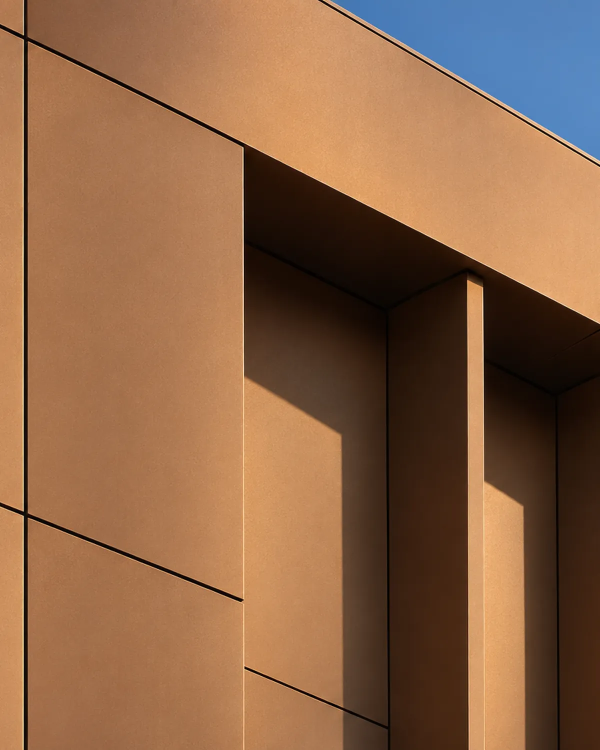
#> input picture Terucon_landingPage_2/images/disciplines/01-acp-facades.webp, 1200 x 1500 px (shown at 1/2 size); its folder holds only this picture in this run
$ python -i search.py   (imports and definitions only)
#> lines starting #> are read from the running program, lines starting #| are printed output that depends on the picture
### catalogue/terucon_catalogue/util.py
"""Small helpers shared by every stage (hashing, atomic writes, image decoding, the background asyncio loop).

# Ported from terucon-cat-1.ipynb (cell 1). Definitions are copied verbatim except where marked "PORT:".
No import-time side effects: importing this module installs nothing, configures no logging and touches no GPU.
"""
from __future__ import annotations

import asyncio
import hashlib
import io
import logging
import os
import threading
from datetime import datetime, timezone
from pathlib import Path

import cv2
import numpy as np
from PIL import Image, ImageOps

# PORT: the notebook configures a stdout handler at import; a library must not. The CLI / Modal app configure logging.
LOGGER = logging.getLogger("catalogue")


IMAGE_EXTENSIONS = {".jpg", ".jpeg", ".png", ".webp", ".bmp", ".tif", ".tiff"}


def utc_now_iso():
    return datetime.now(timezone.utc).isoformat(timespec="seconds")


def sha256_bytes(data):
    return hashlib.sha256(data).hexdigest()


# [21 lines left out: functions sha256_file, atomic_write_bytes, not called in this run]


def chunked(sequence, size):
    for start in range(0, len(sequence), size):
        yield sequence[start:start + size]


# [7 lines left out: function l2_normalize_rows, not called in this run]


def load_rgb(source):
    """Load a path / bytes / PIL image / ndarray as an EXIF-corrected uint8 RGB array."""
    if isinstance(source, np.ndarray):
        array = source
        if array.ndim == 2:
            array = np.stack([array, array, array], axis=2)
        if array.shape[2] == 4:
            array = array[:, :, :3]
        return np.ascontiguousarray(array.astype(np.uint8))
    if isinstance(source, Image.Image):
        image = source
        return np.asarray(ImageOps.exif_transpose(image).convert("RGB")).copy()
    if isinstance(source, (bytes, bytearray)):
        with Image.open(io.BytesIO(source)) as image:
            return np.asarray(ImageOps.exif_transpose(image).convert("RGB")).copy()
    with Image.open(source) as image:
        return np.asarray(ImageOps.exif_transpose(image).convert("RGB")).copy()


def resize_max_side(rgb, max_side):
#> called with max_side = 640
    height, width = rgb.shape[:2]
    longest = max(height, width)
    if longest <= max_side:
        return rgb
    scale = max_side / float(longest)
    new_size = (max(1, int(round(width * scale))), max(1, int(round(height * scale))))
    return cv2.resize(rgb, new_size, interpolation=cv2.INTER_AREA)
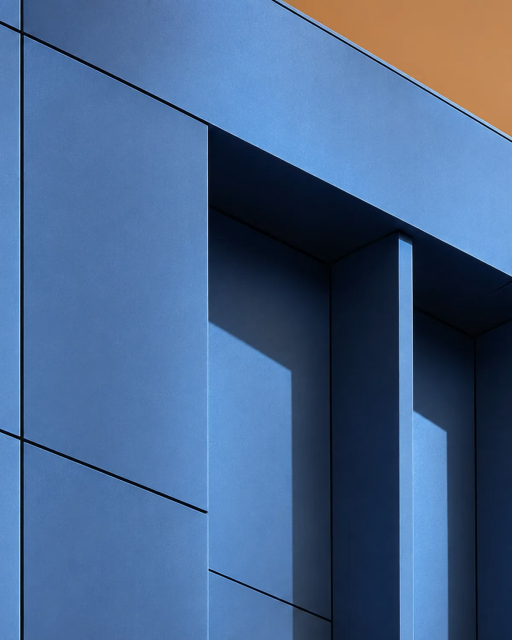
#> returned value: shape (640, 512, 3); mean of channels 0, 1, 2 140.4, 101, 72.1; drawn as B, G, R


def encode_rgb(rgb, image_format="png", jpeg_quality=95):
    buffer = io.BytesIO()
    image = Image.fromarray(rgb)
    if image_format.lower() in ("jpg", "jpeg"):
        image.save(buffer, format="JPEG", quality=jpeg_quality, subsampling=0)
    else:
        image.save(buffer, format="PNG", compress_level=6)
    return buffer.getvalue()


# [9 lines left out: function list_images, not called in this run]


class AsyncRunner:
    """One long-lived event loop on a background thread.

    Jupyter already runs its own loop, so asyncio.run() fails in a cell. Running every Gemini
    coroutine on this single loop also keeps the SDK's HTTP sessions on one loop for their lifetime.
    """

    # [19 lines left out: functions __init__, _serve, run, not called in this run]


_ASYNC_RUNNER = None


# [5 lines left out: function get_async_runner, not called in this run]

### catalogue/terucon_catalogue/search.py
"""Hybrid multi-vector retrieval over a published release: the notebook's cell 6 without FAISS and without pandas.

Ported from terucon-cat-1.ipynb (cell 6). The retrieval maths is copied verbatim: PILLAR_GROUPS, the photo preprocessing (card detection ->
perspective rectification, else an 80 % centre crop), the signal and group weights, reciprocal-rank fusion + min-max linear fusion + the hybrid
blend, the de-duplication rule, SyntheticPhoneCapture. What changes is marked "PORT:" (needed to run as a service) or "NEW:" (not in the
notebook, and unmeasured unless a docstring says otherwise):

  PORT  the index is a `release_reader.LoadedRelease` (numpy matrices from items.json + pillars/*.npy), not a SQLite store + FAISS.
        The notebook scored every item exactly below 50,000 items and only then used FAISS to pick a candidate pool; this scores every item
        exactly at any size, which is the same ranking (a flat FAISS index is an exact inner product).
  PORT  results are plain dicts (the HTTP shape of ARCHITECTURE.md section 6), not a pandas frame; no matplotlib.
  PORT  the encoder / retriever are async-native: model forward passes run in worker threads (asyncio.to_thread), Vertex / Gemini calls are
        awaited on the caller's loop, and the notebook's AsyncRunner is gone.
  NEW   `RegionSpec` / `QueryPhotoPreprocessor.prepare_region`: "point to find" (ARCHITECTURE.md section 5). Skips card detection and the centre crop.
  NEW   `photo_plan`: the search profiles (config.SEARCH_PROFILES) and the colour-only mode choose which signals are computed. In colour mode the
        neural encoders are not run at all: the notebook's `weights=` override would drop their (zero-weight) signals after computing them.
  NEW   warnings when a signal is skipped (Vertex absent, the release has no vectors for its pillar); failures of optional signals are warnings.

No import-time side effects; nothing here imports torch / transformers / google.* (the encoder bank, the Vertex manager and the Gemini
synthesizer are injected, duck-typed).
"""
from __future__ import annotations

import asyncio
import importlib
import inspect
import logging
import math
import time
from dataclasses import dataclass, field
from typing import Any, Callable, Dict, List, Mapping, Optional, Sequence, Tuple

import cv2
import numpy as np

from .config import COLOUR_ONLY_WEIGHTS, DEFAULT_SEARCH_PROFILE, SEARCH_PROFILES
from .release_reader import BadRequestError, LoadedRelease, ServiceError
from .schema import compose_search_document
from .util import encode_rgb, load_rgb, resize_max_side

LOGGER = logging.getLogger("catalogue.search")

PILLAR_GROUPS = {"dino": "dino", "siglip": "mm", "vertex_mm": "mm", "color": "color", "text": "text"}

DEFAULT_REGION_RADIUS = 0.12     # NEW: half-side as a fraction of the SHORTER image side, i.e. a square of 24 % of it
MIN_REGION_PX = 16               # NEW: same floor the notebook's center_crop uses (max(16, ...))
MAX_TOP_K = 60
MODES = ("look", "colour")


def _ms_since(started: float) -> float:
    return round((time.perf_counter() - started) * 1000.0, 1)


# ------------------------------------------------------------------------------------------------------------------------
# NEW: region ("point to find")
# ------------------------------------------------------------------------------------------------------------------------
# [4 lines left out: function _unit_float, not called in this run]


@dataclass(frozen=True)
class RegionSpec:
    """Where in the sent image the thing of interest is, as fractions of its width / height (0..1).

    point + radius: a square centred on the point whose half-side is `radius` x the SHORTER image side (default 0.12, so 24 % of it), clipped
    to the image. box: x0, y0, x1, y1. Either way the window is grown to at least MIN_REGION_PX pixels on a side if it is smaller.
    """
    point: Optional[Tuple[float, float]] = None
    radius: float = DEFAULT_REGION_RADIUS
    box: Optional[Tuple[float, float, float, float]] = None

    # [58 lines left out: functions from_params, window, _grow, not called in this run]


# ------------------------------------------------------------------------------------------------------------------------
# the photo preprocessor (verbatim) + the region path
# ------------------------------------------------------------------------------------------------------------------------
@dataclass
class PreparedQuery:
    original_rgb: np.ndarray
    rectified_rgb: np.ndarray
    method: str
    quad: Optional[List[List[float]]]


class QueryPhotoPreprocessor:
    """Phone photo -> rectified swatch: perspective-correct a detected card/sample, else center-crop."""

    def __init__(self, cfg):
        self.cfg = cfg

    # [74 lines left out: functions _order_corners, detect_quad, warp_quad, center_crop, prepare, prepare_region, not called in this run]


# ------------------------------------------------------------------------------------------------------------------------
# NEW: which signals a photo query computes
# ------------------------------------------------------------------------------------------------------------------------
@dataclass(frozen=True)
class PhotoPlan:
    neural: bool                 # run DINOv2 + SigLIP (the GPU part)
    use_vertex_mm: bool
    describe: bool
    weights: Optional[Dict[str, float]]   # the notebook's `weights=` group override (None = the default photo weights)


# [13 lines left out: function photo_plan, not called in this run]


# ------------------------------------------------------------------------------------------------------------------------
# signals and the query encoder
# ------------------------------------------------------------------------------------------------------------------------
@dataclass
class QuerySignal:
    name: str
    pillar: str
    group: str
    vector: np.ndarray


# [17 lines left out: function resolve_color_function, not called in this run]


class QueryEncoder:
    """Photo / text -> QuerySignal list. PORT: async; `encoders` is the compute side's EncoderBank, `manager` the VertexGenAIManager and
    `synthesizer` the GeminiMaterialSynthesizer (all duck-typed, any may be None). `gpu_gate`, if given, has `async with gate.slot()` and
    serialises the neural forward passes."""

    # [14 lines left out: functions __init__, color_fn, not called in this run]

    def _vertex_mm_enabled(self):
        return (self.manager is not None and self.cfg.enable_vertex_multimodal_embedding
                and "vertex_mm" not in getattr(self.manager, "disabled_features", ()))

    async def _gpu(self, function, *args, **kwargs):
        if self.gpu_gate is None:
            return await asyncio.to_thread(function, *args, **kwargs)
        async with self.gpu_gate.slot():
            return await asyncio.to_thread(function, *args, **kwargs)

    # ---- optional network signals: each returns (signal | None, warning | None, elapsed_ms[, extra])
    async def _vertex_image(self, jpeg_bytes):
        started = time.perf_counter()
        try:
            embedding = await self.manager.multimodal_embed(image_bytes=jpeg_bytes)
            return QuerySignal("vertex_mm_image", "vertex_mm", "mm", embedding["image"]), None, _ms_since(started)
        except Exception as exc:
            LOGGER.warning("Vertex multimodal query embedding failed: %s: %s", type(exc).__name__, str(exc)[:200])
            return None, f"vertex_mm_image unavailable ({type(exc).__name__}).", _ms_since(started)

    async def _describe(self, jpeg_bytes, color):
        started = time.perf_counter()
        try:
            color_meta = {"dominant_hex": color.dominant_hex, "proportions": color.proportions}
            profile, model_name = await self.synthesizer.describe_image(jpeg_bytes, "unknown (user photo)", color_meta)
            profile_dict = profile.model_dump(mode="json")
            description = compose_search_document(profile_dict, color.dominant_hex)
            vector = await self.manager.embed_text(description, "RETRIEVAL_QUERY")
            return (QuerySignal("text_from_photo", "text", "text", vector), None, _ms_since(started),
                    {"query_profile": profile_dict, "query_caption_model": model_name})
        except Exception as exc:
            LOGGER.warning("Query photo description failed: %s: %s", type(exc).__name__, str(exc)[:200])
            return None, f"text_from_photo unavailable ({type(exc).__name__}).", _ms_since(started), {}

    async def encode_photo(self, source, describe=True, use_vertex_mm=True, *, region: Optional[RegionSpec] = None, neural: bool = True):
        """-> (signals, info). `source` is a PreparedQuery, or anything load_rgb takes (then it is preprocessed here, with `region` if given).
        info: preprocessing, quad, rectified_rgb, dominant_hex, query_profile / query_caption_model (full profile only), warnings, timings."""
        timings: Dict[str, float] = {"prepare": 0.0, "encode": 0.0, "vertex": 0.0, "describe": 0.0}
        warnings: List[str] = []
        if isinstance(source, PreparedQuery):
            prepared = source
        else:
            started = time.perf_counter()
            if region is not None:
                prepared = await asyncio.to_thread(self.preprocessor.prepare_region, source, region)
            else:
                prepared = await asyncio.to_thread(self.preprocessor.prepare, source)
            timings["prepare"] = _ms_since(started)
        rgb = prepared.rectified_rgb
        info: Dict[str, Any] = {"preprocessing": prepared.method, "quad": prepared.quad, "rectified_rgb": rgb,
                                "warnings": warnings, "timings": timings}

        encode_started = time.perf_counter()
        color = await asyncio.to_thread(self.color_fn, rgb)          # describe_image needs the measured colours, so this goes first
        info["dominant_hex"] = color.dominant_hex

        vertex_on = bool(use_vertex_mm) and self._vertex_mm_enabled()
        describe_on = bool(describe) and self.synthesizer is not None and self.manager is not None
        if use_vertex_mm and not vertex_on:
            warnings.append("vertex_mm_image skipped: the Vertex multimodal embedding is not available on this service.")
        if describe and not describe_on:
            warnings.append("text_from_photo skipped: the Gemini description is not available on this service.")
        jpeg_bytes = None
        if vertex_on or describe_on:
            jpeg_bytes = await asyncio.to_thread(lambda: encode_rgb(resize_max_side(rgb, 1024), "jpeg", 92))

        tasks = []
        vertex_task = describe_task = None
        if vertex_on:
            vertex_task = asyncio.ensure_future(self._vertex_image(jpeg_bytes))
            tasks.append(vertex_task)
        if describe_on:
            describe_task = asyncio.ensure_future(self._describe(jpeg_bytes, color))
            tasks.append(describe_task)
        try:
            neural_signals: List[QuerySignal] = []
            if neural and self.encoders is not None:
                dino_vectors, siglip_vectors = await self._gpu(self.encoders.encode_rgb_images, [rgb], tta_hflip=self.cfg.query_tta_hflip)
                neural_signals = [QuerySignal("dino_image", "dino", "dino", dino_vectors[0]),
                                  QuerySignal("siglip_image", "siglip", "mm", siglip_vectors[0])]
            timings["encode"] = _ms_since(encode_started)
            if tasks:
                await asyncio.gather(*tasks)
        except BaseException:
            for task in tasks:
                task.cancel()
            if tasks:
                await asyncio.gather(*tasks, return_exceptions=True)
            raise

        signals = list(neural_signals)
        signals.append(QuerySignal("color_image", "color", "color", color.vector))
        if vertex_task is not None:
            signal, warning, elapsed = vertex_task.result()
            timings["vertex"] = elapsed
            if signal is not None:
                signals.append(signal)
            if warning:
                warnings.append(warning)
        if describe_task is not None:
            signal, warning, elapsed, extra = describe_task.result()
            timings["describe"] = elapsed
            if signal is not None:
                signals.append(signal)
                info.update(extra)
            if warning:
                warnings.append(warning)
        return signals, info

    async def encode_text(self, text, use_vertex_mm=True):
        """-> (signals, info). siglip_text (local), text_query and vertex_mm_text (Vertex; warnings when they fail or are absent)."""
        timings: Dict[str, float] = {"prepare": 0.0, "encode": 0.0, "vertex": 0.0, "describe": 0.0}
        warnings: List[str] = []
        info: Dict[str, Any] = {"preprocessing": "text", "quad": None, "dominant_hex": [], "warnings": warnings, "timings": timings}
        started = time.perf_counter()

        async def local():
            vectors = await self._gpu(self.encoders.encode_siglip_text, [text])
            return QuerySignal("siglip_text", "siglip", "mm", vectors[0])

        async def remote_text():
            try:
                return QuerySignal("text_query", "text", "text", await self.manager.embed_text(text, "RETRIEVAL_QUERY")), None
            except Exception as exc:
                LOGGER.warning("Text query embedding failed: %s: %s", type(exc).__name__, str(exc)[:200])
                return None, f"text_query unavailable ({type(exc).__name__})."

        async def remote_mm():
            try:
                embedding = await self.manager.multimodal_embed(text=text)
                return QuerySignal("vertex_mm_text", "vertex_mm", "mm", embedding["text"]), None
            except Exception as exc:
                LOGGER.warning("Vertex multimodal text embedding failed: %s: %s", type(exc).__name__, str(exc)[:200])
                return None, f"vertex_mm_text unavailable ({type(exc).__name__})."

        awaitables = {}
        if self.encoders is not None:
            awaitables["siglip_text"] = local()
        if self.manager is not None:
            awaitables["text_query"] = remote_text()
            if use_vertex_mm:
                if self._vertex_mm_enabled():
                    awaitables["vertex_mm_text"] = remote_mm()
                else:
                    warnings.append("vertex_mm_text skipped: the Vertex multimodal embedding is not available on this service.")
        else:
            warnings.append("text_query and vertex_mm_text skipped: Vertex AI is not configured on this service; "
                            "this search used the SigLIP text signal only.")
        names = list(awaitables)
        outcomes = await asyncio.gather(*awaitables.values())
        signals: List[QuerySignal] = []
        for name, outcome in zip(names, outcomes):
            if name == "siglip_text":
                signals.append(outcome)
                continue
            signal, warning = outcome
            if signal is not None:
                signals.append(signal)
            if warning:
                warnings.append(warning)
        timings["encode"] = _ms_since(started)
        return signals, info


# ------------------------------------------------------------------------------------------------------------------------
# the retriever
# ------------------------------------------------------------------------------------------------------------------------
@dataclass
class SearchResult:
    """PORT: `results` is a list of dicts (ARCHITECTURE.md section 6), the notebook's was a DataFrame. The other fields are the notebook's."""
    results: List[dict]
    signal_names: List[str]
    signal_weights: Dict[str, float]
    query_info: dict
    pool_item_ids: List[str]
    signal_ranks: Dict[str, np.ndarray]
    fused_order: np.ndarray


_SIM_CHUNK = 4096


# [222 lines that did not run here, left out]


# ------------------------------------------------------------------------------------------------------------------------
# the self-retrieval benchmark (verbatim capture simulator; generalised evaluation)
# ------------------------------------------------------------------------------------------------------------------------
class SyntheticPhoneCapture:
    """Simulate a phone photo of a printed swatch: tabletop, perspective, white-balance cast,
    uneven light, blur, sensor noise, JPEG. Used for the self-retrieval sanity benchmark."""

    def __init__(self, seed=0):
        self.random = np.random.default_rng(seed)

    def __call__(self, rgb):
        swatch = resize_max_side(rgb, 640)
        height, width = swatch.shape[:2]
        margin = int(0.25 * max(height, width))
        canvas_height = height + 2 * margin
        canvas_width = width + 2 * margin
        table_color = self.random.uniform(70, 170, size=3)
        canvas = np.ones((canvas_height, canvas_width, 3), np.float32) * table_color
        canvas += self.random.normal(0, 6, size=canvas.shape)
        source = np.array([[0, 0], [width - 1, 0], [width - 1, height - 1], [0, height - 1]], np.float32)
        jitter = self.random.uniform(-0.08, 0.08, size=(4, 2)) * np.array([width, height])
        destination = (source + margin + jitter).astype(np.float32)
        matrix = cv2.getPerspectiveTransform(source, destination)
        warped = cv2.warpPerspective(swatch.astype(np.float32), matrix, (canvas_width, canvas_height),
                                     flags=cv2.INTER_LINEAR)
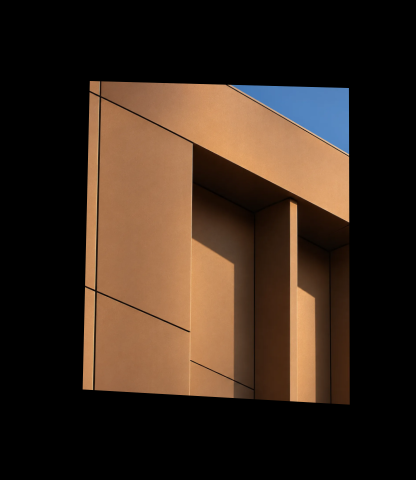
#> warped: shape (960, 832, 3) float32 (shown at 1/2 size); mean R, G, B 57.6, 41.4, 29.5
        mask = cv2.warpPerspective(np.ones((height, width), np.float32), matrix, (canvas_width, canvas_height))
        image = canvas * (1 - mask[:, :, None]) + warped * mask[:, :, None]
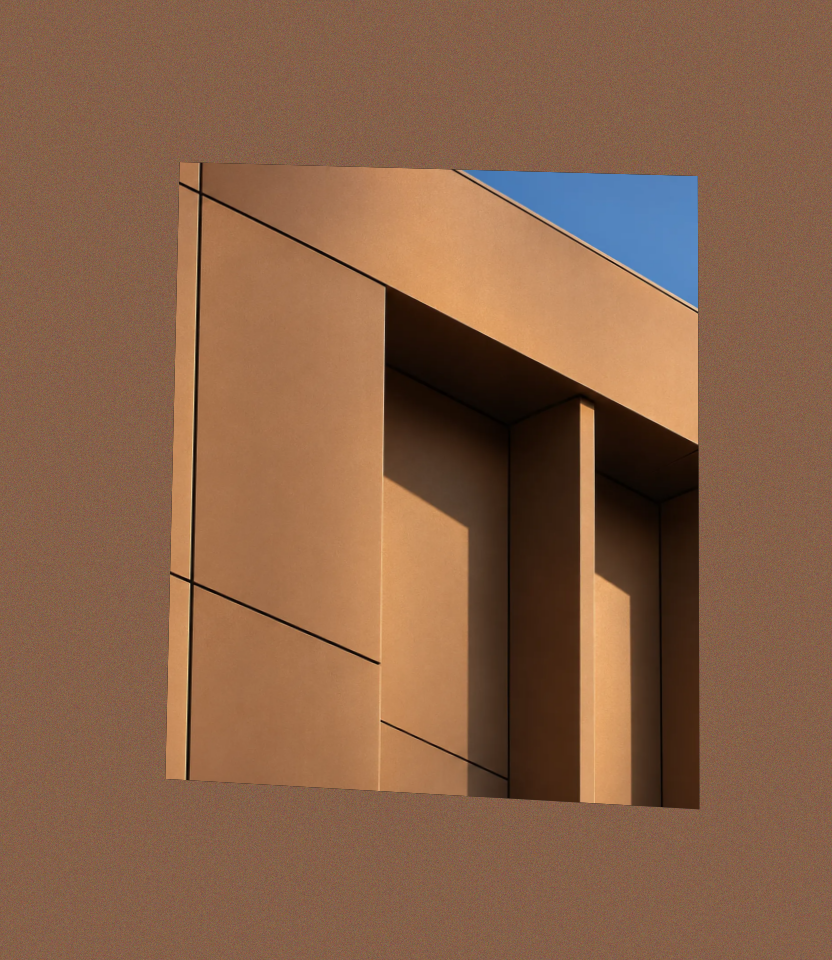
#> image: shape (960, 832, 3) float64; mean R, G, B 136.1, 98.4, 73
        gains = self.random.uniform(0.9, 1.12, size=3)
        image = image * gains
        yy, xx = np.mgrid[0:canvas_height, 0:canvas_width].astype(np.float32)
        angle = self.random.uniform(0, 2 * np.pi)
        gradient = (np.cos(angle) * xx / canvas_width + np.sin(angle) * yy / canvas_height)
        image = image * (0.85 + 0.3 * (gradient - gradient.min()) / max(np.ptp(gradient), 1e-6))[:, :, None]
#> (the rest of the program and of its run is left out)
